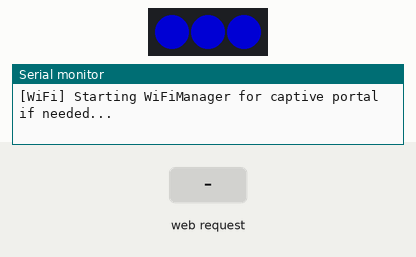
A program run on a simulated Seeed XIAO ESP32-C3. On the bench: 3 RGB LEDs in strip order, left to right, the last lines printed to the serial monitor. Inputs (shaded band) come from the test bench. Dim RGB values are drawn brighter than linear; WiFi joins after 1.5 s; servers stay silent unless stated; network time is answered at once with the bench clock; the local clock reads 2024-03-15 10:24:30 at power-on unless the program sets it; storage starts empty; random numbers use the default seed unless the program sets one; EEPROM starts erased.

Above: at 0.1 s.
At 2.57 s:
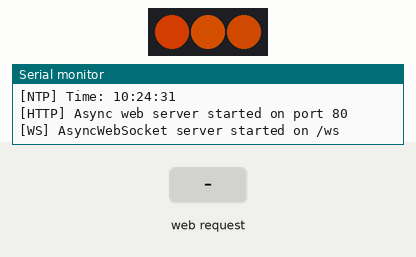
2.8 s: HTTP request GET /api/mode received
Timing chart, 0 to 11.8 s (numbered marks = the images above; inputs shaded):
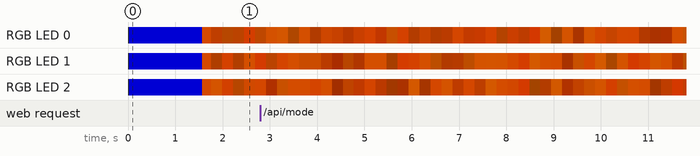

The program:

main.cpp
```cpp
#include <Arduino.h>
#include <FS.h>
#include <LittleFS.h>
#include <Preferences.h>
#include <Adafruit_NeoPixel.h>
#include <ArduinoJson.h>
#include <WiFi.h>
#include <ESPmDNS.h>
#include <WiFiManager.h>
#include <WebServer.h>
#include <WiFiUdp.h>
#include <NTPClient.h>
#include <ESPAsyncWebServer.h>


// =---------------------------------------------------------------------------------= Settings =--=

// Animation
#define LED_PIN                     D1
#define NUM_LEDS                    3
#define BRIGHTNESS                  128
#define ANIMATION_MS                33
#define FLAME_BLEND_STEPS           6
#define BRIGHTNESS_BLEND_STEPS      150

// Webserver
#define WEBSOCKET_PUBLISH_MS        500


// =----------------------------------------------------------------------------------= Structs =--=

struct Settings {
  String mdnsName = "firewalltoy";
};

struct BrightnessConfig {
  bool nightEnabled = false;
  int nightStartHour = 22; // 22:00
  int nightEndHour = 7;   // 07:00
  uint8_t dayBrightness = 128;
  uint8_t nightBrightness = 32;
};

enum AnimationMode {
  ANIMATION_STATIC,
  ANIMATION_FLAME
};

struct HSV {
  float h, s, v;
};

struct RGB {
  uint8_t r, g, b;
};


// =-------------------------------------------------------------------------------= Signatures =--=

// Filesystem and Preferences
void filesystemSetup();
void loadSettings();
void saveSettings();

// Network
void wifiSetup();
void mdnsSetup();
void httpSetup();
void ntpSetup();
void ntpLoop();
void websocketSetup();
void websocketLoop();
void broadcastLedState();
void onWebsocketEvent(AsyncWebSocket *server, AsyncWebSocketClient *client, AwsEventType type, void *arg, uint8_t *data, size_t len);

// API Handlers
void handleApiPostRequest(AsyncWebServerRequest *request);
void handleApiPostMode(AsyncWebServerRequest *request, uint8_t *data, size_t len, size_t index, size_t total);
void handleApiGetBrightness(AsyncWebServerRequest *request);
void handleApiPostBrightness(AsyncWebServerRequest *request, uint8_t *data, size_t len, size_t index, size_t total);
void setModeAndColorFromJson(JsonVariantConst doc);

// Animation
void animationSetup();
void animationLoop();
void setStatusColor(uint8_t r, uint8_t g, uint8_t b);
HSV lerpHSV(const HSV& c1, const HSV& c2, float t);
HSV flameColor(const HSV& base, float h_jitter, float s_jitter, float v_jitter);
HSV rgbToHsv(uint8_t r, uint8_t g, uint8_t b);


// =----------------------------------------------------------------------------------= Globals =--=

// Settings
Settings settings;
BrightnessConfig brightnessConfig;
Preferences preferences;

// Network
bool wifiFeaturesEnabled = false;

// NTP Client
WiFiUDP ntpUdp;
NTPClient timeClient(ntpUdp, "pool.ntp.org", 0, 60000); // UTC, update every 60s

// AsyncWebServer and WebSocket
static AsyncWebServer asyncServer(80);
static AsyncWebSocket ws("/ws");

// Animation
Adafruit_NeoPixel strip(NUM_LEDS, LED_PIN, NEO_GRB + NEO_KHZ800);
AnimationMode currentMode = ANIMATION_FLAME;
uint8_t currentR = 255, currentG = 170, currentB = 20;

// Flame animation state
HSV previousColors[NUM_LEDS];
HSV targetColors[NUM_LEDS];
RGB currentColors[NUM_LEDS];
uint8_t flameStep = 0;


// =--------------------------------------------------------------------------------= Functions =--=

// Linear interpolation between two HSV colors, handling hue wraparound
HSV lerpHSV(const HSV& c1, const HSV& c2, float t) {
  HSV out;
  float dh = c2.h - c1.h;
  if (fabs(dh) > 0.5f) {
    if (dh > 0) out.h = fmodf(c1.h + 1.0f + (c2.h - (c1.h + 1.0f)) * t, 1.0f);
    else out.h = fmodf(c1.h - 1.0f + (c2.h - (c1.h - 1.0f)) * t, 1.0f);
  } else {
    out.h = fmodf(c1.h + dh * t, 1.0f);
  }
  out.s = c1.s + (c2.s - c1.s) * t;
  out.v = c1.v + (c2.v - c1.v) * t;
  return out;
}

// Generate a random float between a and b, similar to Python's random.uniform(a, b)
// Note: uniform detects the number of decimals of the floats and randomizes that range. This hard
// codes to 2 places to match expected behavior
float randomFloat(float a, float b) {
  return a + ((b - a) * random(0, 101) / 100.0);
}

// Jitter a base HSV color for flame effect
HSV flameColor(const HSV& base, float h_jitter = 0.01f, float s_jitter = 0.05f, float v_jitter = 0.4f) {
  HSV out = base;
  out.h = fmodf(base.h + randomFloat(-h_jitter, h_jitter), 1.0f);
  out.s = fminf(1.0f, fmaxf(0.0f, base.s + randomFloat(-s_jitter, s_jitter)));
  out.v = fminf(1.0f, fmaxf(0.0f, base.v + randomFloat(-v_jitter, v_jitter)));
  return out;
}

// Convert RGB (0-255) to HSV (0-1)
HSV rgbToHsv(uint8_t r, uint8_t g, uint8_t b) {
  float fr = r / 255.0f, fg = g / 255.0f, fb = b / 255.0f;
  float mx = fmaxf(fr, fmaxf(fg, fb)), mn = fminf(fr, fminf(fg, fb));
  float h, s, v = mx;
  float d = mx - mn;
  s = mx == 0 ? 0 : d / mx;
  if (d == 0) h = 0;
  else if (mx == fr) h = fmodf((fg - fb) / d, 6.0f) / 6.0f;
  else if (mx == fg) h = ((fb - fr) / d + 2.0f) / 6.0f;
  else h = ((fr - fg) / d + 4.0f) / 6.0f;
  if (h < 0) h += 1.0f;
  return {h, s, v};
}

// Animation
void animationSetup() {
  strip.begin();
  strip.setBrightness(BRIGHTNESS);
  strip.show(); // Initialize all pixels to 'off'

  // Initialize flame animation state
  HSV base = rgbToHsv(currentR, currentG, currentB);
  for (int i = 0; i < NUM_LEDS; i++) {
    previousColors[i] = base;
    targetColors[i] = flameColor(base);
    currentColors[i] = { currentR, currentG, currentB };
  }

  setStatusColor(0, 255, 255);
}

void animationLoop() {
  static unsigned long lastUpdate = 0;
  static float currentBrightness = BRIGHTNESS;
  static unsigned long lastBroadcast = 0; // Throttle WebSocket broadcasts
  unsigned long now = millis();

  // Determine target brightness based on day/night config and NTP time
  uint8_t targetBrightness = brightnessConfig.dayBrightness;
  if (brightnessConfig.nightEnabled && timeClient.isTimeSet()) {
    int hour = timeClient.getHours();
    bool isNight = false;
    if (brightnessConfig.nightStartHour < brightnessConfig.nightEndHour) {
      // Night does not cross midnight
      isNight = (hour >= brightnessConfig.nightStartHour && hour < brightnessConfig.nightEndHour);
    } else {
      // Night crosses midnight
      isNight = (hour >= brightnessConfig.nightStartHour || hour < brightnessConfig.nightEndHour);
    }
    if (isNight) {
      targetBrightness = brightnessConfig.nightBrightness;
    }
  }

  // Tween brightness
  float step = (targetBrightness - currentBrightness) / BRIGHTNESS_BLEND_STEPS;
  if (fabs(step) < 0.5f) {
    currentBrightness = targetBrightness;
  } else {
    currentBrightness += step;
  }
  strip.setBrightness((uint8_t)roundf(currentBrightness));

  if (now - lastUpdate >= ANIMATION_MS) {
    lastUpdate = now;

    if (currentMode == ANIMATION_STATIC) {
      for (int i = 0; i < NUM_LEDS; i++) {
        strip.setPixelColor(i, strip.gamma32(strip.Color(currentR, currentG, currentB)));
        currentColors[i] = { currentR, currentG, currentB };
      }
      strip.show();
    } else if (currentMode == ANIMATION_FLAME) {
      float t = (float)flameStep / (float)FLAME_BLEND_STEPS;
      for (int i = 0; i < NUM_LEDS; i++) {
        HSV blended = lerpHSV(previousColors[i], targetColors[i], t);
        uint32_t color = strip.ColorHSV(
          (uint16_t)(blended.h * 65535.0f),
          (uint8_t)(blended.s * 255.0f),
          (uint8_t)(blended.v * 255.0f)
        );
        strip.setPixelColor(i, strip.gamma32(color));
        currentColors[i] = { (uint8_t)(color >> 16), (uint8_t)((color >> 8) & 0xFF), (uint8_t)(color & 0xFF) };
      }
      strip.show();

      flameStep++;
      if (flameStep > FLAME_BLEND_STEPS) {
        flameStep = 0;
        for (int i = 0; i < NUM_LEDS; i++) {
          previousColors[i] = targetColors[i];
          HSV base = rgbToHsv(currentR, currentG, currentB);
          targetColors[i] = flameColor(base);
        }
      }
    }
    // After updating LEDs, broadcast state (throttled)
    if (now - lastBroadcast >= WEBSOCKET_PUBLISH_MS) {
      broadcastLedState();
      lastBroadcast = now;
    }
  }
}

void setStatusColor(uint8_t r, uint8_t g, uint8_t b) {
  strip.fill(strip.gamma32(strip.Color(r, g, b)));
  strip.show();
}


// WIFI & mDNS
void wifiSetup() {
  setStatusColor(0, 0, 255);

  Serial.println("[WiFi] Starting WiFiManager for captive portal if needed...");
  WiFiManager wifiManager;
  WiFiManagerParameter mdnsParam("mdns", "mDNS Name", settings.mdnsName.c_str(), 32);
  wifiManager.addParameter(&mdnsParam);

  String apName = "FirewallToy-Setup-" + String((uint32_t)ESP.getEfuseMac(), HEX);
  wifiManager.setConfigPortalTimeout(180); // 3 min timeout
  wifiManager.setEnableConfigPortal(true); // Always allow config portal

  // Set status to portal mode if config portal is started
  wifiManager.setAPCallback([](WiFiManager*) {
    setStatusColor(255, 0, 255);
  });
  wifiManager.autoConnect(apName.c_str());
  wifiFeaturesEnabled = true;

  // Save extra settings
  settings.mdnsName = String(mdnsParam.getValue());
  saveSettings();
}

void mdnsSetup() {
  if (!MDNS.begin(settings.mdnsName.c_str())) {
    Serial.println("[mDNS] Error setting up mDNS responder!");
  } else {
    Serial.print("[mDNS] mDNS responder started as ");
    Serial.print(settings.mdnsName);
    Serial.println(".local");
    MDNS.addService("_http", "_tcp", 80);
  }
}

// Filesystem
void filesystemSetup() {
  if (!LittleFS.begin(true)) {
    Serial.println("[FS] Failed to mount LittleFS");
    return;
  }
}

// Settings
void loadSettings() {
  preferences.begin("firewall-toy", true); // read-only

  settings.mdnsName = preferences.getString("mdnsName", settings.mdnsName);

  // Load brightness config
  brightnessConfig.nightEnabled = preferences.getBool("nightEnabled", brightnessConfig.nightEnabled);
  brightnessConfig.nightStartHour = preferences.getInt("nightStartHour", brightnessConfig.nightStartHour);
  brightnessConfig.nightEndHour = preferences.getInt("nightEndHour", brightnessConfig.nightEndHour);
  brightnessConfig.dayBrightness = preferences.getUChar("dayBrightness", brightnessConfig.dayBrightness);
  brightnessConfig.nightBrightness = preferences.getUChar("nightBrightness", brightnessConfig.nightBrightness);

  preferences.end();
}

void saveSettings() {
  preferences.begin("firewall-toy", false); // read+write

  preferences.putString("mdnsName", settings.mdnsName);
  preferences.putBool("nightEnabled", brightnessConfig.nightEnabled);
  preferences.putInt("nightStartHour", brightnessConfig.nightStartHour);
  preferences.putInt("nightEndHour", brightnessConfig.nightEndHour);
  preferences.putUChar("dayBrightness", brightnessConfig.dayBrightness);
  preferences.putUChar("nightBrightness", brightnessConfig.nightBrightness);

  preferences.end();
}

void setModeAndColorFromJson(JsonVariantConst doc) {
  // Expecting: {"mode": "static"|"flame", "color": {"r":0-255, "g":0-255, "b":0-255}}
  const char* mode = doc["mode"] | "static";
  if (strcmp(mode, "static") == 0) {
    currentMode = ANIMATION_STATIC;
  } else if (strcmp(mode, "flame") == 0) {
    currentMode = ANIMATION_FLAME;
  }

  // Only update color if present
  if (doc.containsKey("color")) {
    JsonVariantConst color = doc["color"];
    if (color.containsKey("r")) currentR = color["r"];
    if (color.containsKey("g")) currentG = color["g"];
    if (color.containsKey("b")) currentB = color["b"];
  }

  Serial.printf("[Mode/Color] Mode: %s, Color: r=%d, g=%d, b=%d\n", mode, currentR, currentG, currentB);
}

// API Handlers
void handleApiPostRequest(AsyncWebServerRequest *request) {
  String path = request->url();
  Serial.printf("[HTTP] %s called\n", path.c_str());
}

void handleApiPostMode(AsyncWebServerRequest *request, uint8_t *data, size_t len, size_t index, size_t total) {
  Serial.println("[HTTP] /api/mode called");
  String body = String((const char*)data, len);
  Serial.print("[HTTP] Mode body: ");
  Serial.println(body);
  StaticJsonDocument<192> doc;
  DeserializationError err = deserializeJson(doc, body);
  if (err) {
    Serial.println("[HTTP] Invalid JSON received in /api/mode");
    request->send(400, "application/json", "{\"error\":\"Invalid JSON\"}");
    return;
  }
  setModeAndColorFromJson(doc.as<JsonVariantConst>());
  request->send(200, "application/json", "{\"status\":\"OK\"}");
}

void handleApiGetBrightness(AsyncWebServerRequest *request) {
  StaticJsonDocument<192> doc;

  doc["nightEnabled"] = brightnessConfig.nightEnabled;
  doc["nightStartHour"] = brightnessConfig.nightStartHour;
  doc["nightEndHour"] = brightnessConfig.nightEndHour;
  doc["dayBrightness"] = brightnessConfig.dayBrightness;
  doc["nightBrightness"] = brightnessConfig.nightBrightness;

  String out;
  serializeJson(doc, out);
  request->send(200, "application/json", out);
}

void handleApiPostBrightness(AsyncWebServerRequest *request, uint8_t *data, size_t len, size_t index, size_t total) {
  String body = String((const char*)data, len);
  StaticJsonDocument<192> doc;
  DeserializationError err = deserializeJson(doc, body);

  if (err) {
    request->send(400, "application/json", "{\"error\":\"Invalid JSON\"}");
    return;
  }

  if (doc.containsKey("nightEnabled")) brightnessConfig.nightEnabled = doc["nightEnabled"];
  if (doc.containsKey("nightStartHour")) brightnessConfig.nightStartHour = doc["nightStartHour"];
  if (doc.containsKey("nightEndHour")) brightnessConfig.nightEndHour = doc["nightEndHour"];
  if (doc.containsKey("dayBrightness")) brightnessConfig.dayBrightness = doc["dayBrightness"];
  if (doc.containsKey("nightBrightness")) brightnessConfig.nightBrightness = doc["nightBrightness"];

  saveSettings();
  request->send(200, "application/json", "{\"status\":\"OK\"}");
}

// HTTP Server
void httpSetup() {
  asyncServer.on("/", HTTP_GET, [](AsyncWebServerRequest *request) {
    request->send(LittleFS, "/index.html", "text/html", false);
  });

  asyncServer.on("/favicon.png", HTTP_GET, [](AsyncWebServerRequest *request) {
    request->send(LittleFS, "/favicon.png", "image/png", false);
  });

  // Serve all /_app/* files dynamically from LittleFS
  asyncServer.onNotFound([](AsyncWebServerRequest *request) {
    String path = request->url();
    Serial.printf("[HTTP] Not found handler: %s\n", path.c_str());

    if (path.startsWith("/_app/")) {
      String contentType = "application/octet-stream";
      if (path.endsWith(".js")) contentType = "application/javascript";
      else if (path.endsWith(".css")) contentType = "text/css";
      else if (path.endsWith(".json")) contentType = "application/json";
      else if (path.endsWith(".png")) contentType = "image/png";
      else if (path.endsWith(".ico")) contentType = "image/x-icon";
      else if (path.endsWith(".html")) contentType = "text/html";

      request->send(LittleFS, path, contentType, false);
      return;
    }

    // Fallback: serve index.html for SPA routing
    request->send(LittleFS, "/index.html", "text/html", false);
  });

  asyncServer.on("/api/brightness", HTTP_GET, handleApiGetBrightness);
  asyncServer.on("/api/mode", HTTP_POST, handleApiPostRequest, nullptr, handleApiPostMode);
  asyncServer.on("/api/brightness", HTTP_GET, handleApiGetBrightness);
  asyncServer.on("/api/brightness", HTTP_POST, handleApiPostRequest, nullptr, handleApiPostBrightness);

  Serial.println("[HTTP] Async web server started on port 80");
}

void websocketSetup() {
  ws.onEvent(onWebsocketEvent);
  asyncServer.addHandler(&ws);
  asyncServer.begin();
  Serial.println("[WS] AsyncWebSocket server started on /ws");
}

void websocketLoop() {
  ws.cleanupClients();
}

void broadcastLedState() {
  StaticJsonDocument<384> doc;

  doc["brightness"] = strip.getBrightness();

  JsonArray leds = doc.createNestedArray("leds");
  for (int i = 0; i < NUM_LEDS; i++) {
    JsonObject led = leds.createNestedObject();
    led["r"] = currentColors[i].r;
    led["g"] = currentColors[i].g;
    led["b"] = currentColors[i].b;
  }

  String out;
  serializeJson(doc, out);
  ws.textAll(out);
}

void onWebsocketEvent(AsyncWebSocket *server, AsyncWebSocketClient *client, AwsEventType type, void *arg, uint8_t *data, size_t len) {
  if (type == WS_EVT_CONNECT) {
    // Send initial state on connect
    broadcastLedState();
  }
}

// NTP Client
void ntpSetup() {
  timeClient.begin();
  if (timeClient.forceUpdate()) {
    Serial.print("[NTP] Time: ");
    Serial.println(timeClient.getFormattedTime());
  } else {
    Serial.println("[NTP] Failed to get time");
  }
}

void ntpLoop() {
  timeClient.update();
}

// =-------------------------------------------------------------------------------------= Main =--=

void setup() {
  Serial.begin(115200);
  // while (!Serial) { delay(10); } // Uncomment this if you need serial output early

  filesystemSetup();
  loadSettings();
  animationSetup();
  wifiSetup();

  if (wifiFeaturesEnabled) {
    mdnsSetup();
    ntpSetup();
    httpSetup();
    websocketSetup();
  }
}

void loop() {
  animationLoop();

  if (wifiFeaturesEnabled) {
    ntpLoop();
    websocketLoop(); // Handle AsyncWebSocket cleanup
  }
}
```
